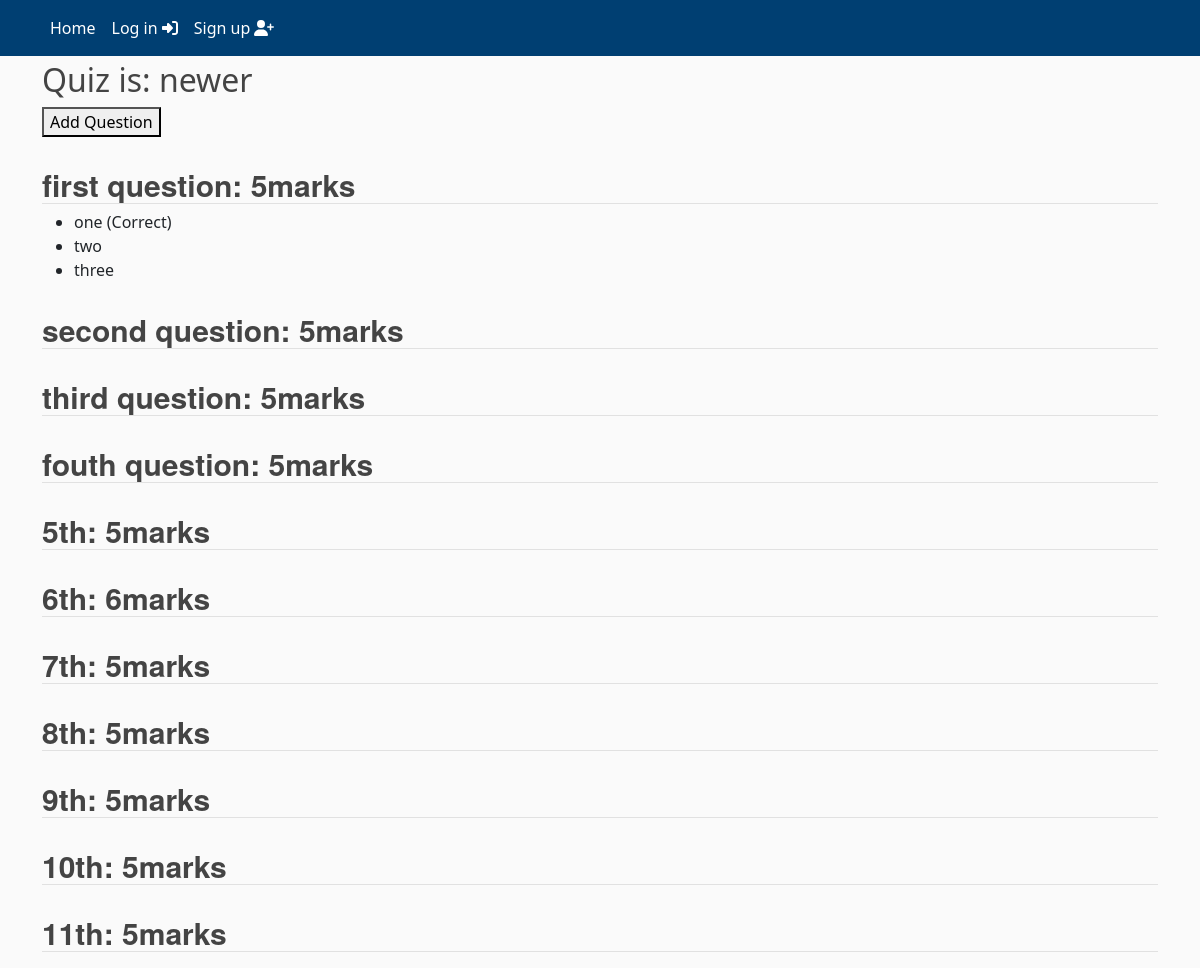
/add_question/9/, run on the app's committed database.
### quiz/models.py (models this page shows, shortened)
class Quiz(models.Model):
    title = models.CharField(max_length=255)
    description = models.TextField()
    time_limit = models.PositiveIntegerField(help_text="Time limit in minutes")
    subject = models.ForeignKey(Subject, related_name='quizzes', on_delete=models.SET_NULL, null=True)

class Question(models.Model):
    quiz = models.ForeignKey(Quiz, related_name='questions', on_delete=models.SET_NULL, null=True)
    text = models.TextField()
    marks = models.PositiveIntegerField(default=5)

class Option(models.Model):
    question = models.ForeignKey(Question, related_name='options', on_delete=models.SET_NULL, null=True)
    text = models.CharField(max_length=255)
    is_correct = models.BooleanField(default=False)

### quiz/views.py (the view)
# urls.py: path('add_question/<int:quiz_id>/', views.add_question, name='add_question'),
def add_question(request, quiz_id):
    quiz = Quiz.objects.get(id=quiz_id)
    questions = Question.objects.filter(quiz=quiz)
    form = QuestionForm(request.POST or None)
    print('one1')
    if request.method == 'POST':
        print('three 3')
        if form.is_valid():
            print('two2')
            question = form.save(commit=False)
            question.quiz = quiz
            question.save()
            return redirect('add_option', question_id=question.id)
    else:
        form = QuestionForm()
    context = {
        "quiz": quiz,
        "questions": questions,
        "form": form
    }
    return render(request, 'quiz/add_question.html', context)

### quiz/templates/quiz/add_question.html
{% extends 'quiz/header.html' %}
{% block content %}
    <h2>Quiz is: {{ quiz.title }}</h2>
    <button hx-get="{% url 'question_form' %}" hx-swap="afterbegin" hx-target="#question-form">
        Add Question
    </button>
    <div id="question-form">
        {% for question in questions %}
        <div>
            <h3>{{ question.text }}: {{ question.marks }}marks</h3>
            <ul>
                {% for option in question.options.all %}
                    <li>{{ option.text }}{% if option.is_correct %} (Correct){% endif %}</li>
                {% endfor %}
            </ul>
        </div>
        {% endfor %}
    </div>
{% endblock %}

### quiz/static/quiz/main/main.css (style rules this page uses)
:root { --footercolor: #003F72; --navbarcolor: #003F72; --btncolor: #003F72; --socialcolor: #003F72; --brightText: #ffffff; }
body { background: #fafafa; }
h1, h2, h3, h4, h5, h6 { color: #444444; }
.article-style h1, h3 { font-weight: bold; border-bottom: 1px solid rgba(0,0,0,.1); letter-spacing: 0; font-family: sohne, "Helvetica Neue", Helvetica, Arial, sans-serif; font-style: normal; margin-top: 1.0em; margin-bottom: 0.2em; line-height: 36px !important; font-size: 30px !important; }

### data on the page
Quiz: title "newer"
Question: text "first question", marks "5"
Option: text "one", is_correct "(Correct)"
Option: text "two"
Option: text "three"
Question: text "second question", marks "5"
Question: text "third question", marks "5"
Question: text "fouth question", marks "5"
Question: text "5th", marks "5"
Question: text "6th", marks "6"
Question: text "7th", marks "5"
Question: text "8th", marks "5"
Question: text "9th", marks "5"
Question: text "10th", marks "5"
Question: text "11th", marks "5"
